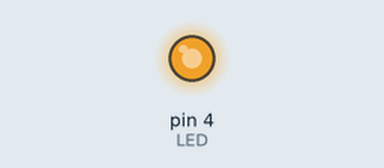
Simulated run of this sketch. Board: Arduino Uno, built with avr-gcc and run on an emulated ATmega328P. Shown: output pins drawn as LEDs (lit = HIGH).

Above: at 0.05 s.
Timing chart, 0 to 7.9 s (numbered marks = the images above):
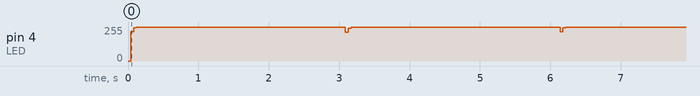

Measured:
- by itself, pin 4 (LED): repeats every 6.1 s: 248/255 0.04 s, 255/255 3.0 s, 216/255 0.04 s, 247/255 0.04 s, 255/255 3.0 s, 219/255 0.04 s

The sketch:

Remocon.ino
```cpp
const int LED = 4;
const int STATE_ON = 1;
const int STATE_OFF = 0;

// 赤外線リモコンのOFF・ONデータ
int data[2][39] = {
 //  1   2  3  4  5  6  7   8  9 10 11  12 13  14 15 16 17  18 19   20  21  22 23 24 25 26 27  28 29 30 31  32 33  34 35 36 37  38 39
  {273,252,98,70,96,72,96,175,96,72,96,175,96,172,99,72,96,175,97,5378,270,252,96,72,96,71,97,175,96,72,96,175,96,175,96,71,96,175,96},
  {262,257,91,79,88,79,89,79,89,183,88,183,89,182,89,180,91,79,89,5385,262,260,88,77,91,79,89,79,88,182,89,183,88,183,88,182,89,79,89}
};

/**
 * setup
 * 起動時に一度だけ実行
 */
void setup()
{
  // LED接続ピンを出力に設定
  pinMode(LED, OUTPUT);
}

/**
 * loop
 * 繰り返し実行
 */
void loop()
{
  // ON
  sendSignal(STATE_ON);

  // 3秒間スリープ
  delay(3000);

  // OFF
  sendSignal(STATE_OFF);

  // 3秒間スリープ
  delay(3000);
}

// リモコン信号を送信
void sendSignal(int mode) {
  int dataSize = sizeof(data[mode]) / sizeof(data[mode][0]);
  for (int cnt = 0; cnt < dataSize; cnt++) {
    unsigned long len = data[mode][cnt]*10;
    unsigned long us = micros();
    do {
      digitalWrite(LED, (cnt%2) ? HIGH : LOW);
      delayMicroseconds(8);
      digitalWrite(LED, HIGH);
      delayMicroseconds(17);
    } while (long(us + len - micros()) > 0);
  }
}
```
